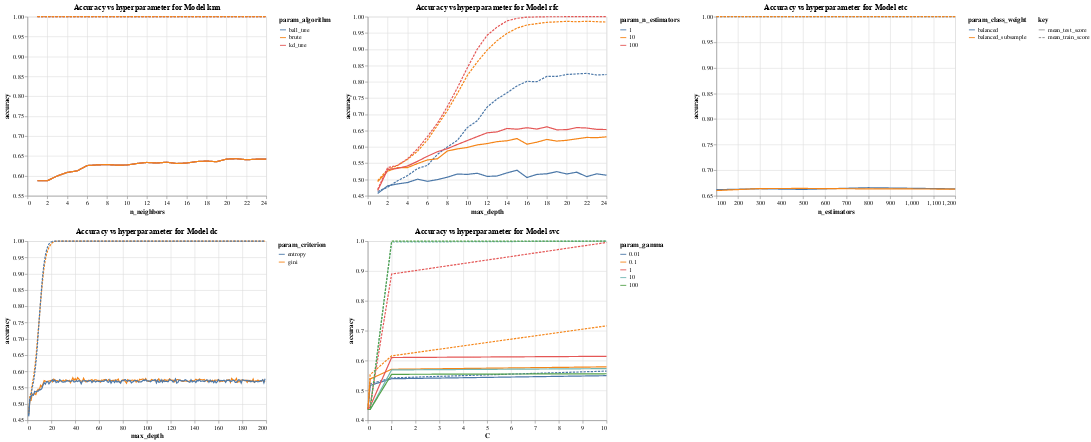

The code cell stored with this chart in its notebook:
### Code cell
models_all = train_all_classifiers(X_train, y_train)
plot = get_plots(models_all)
plot
